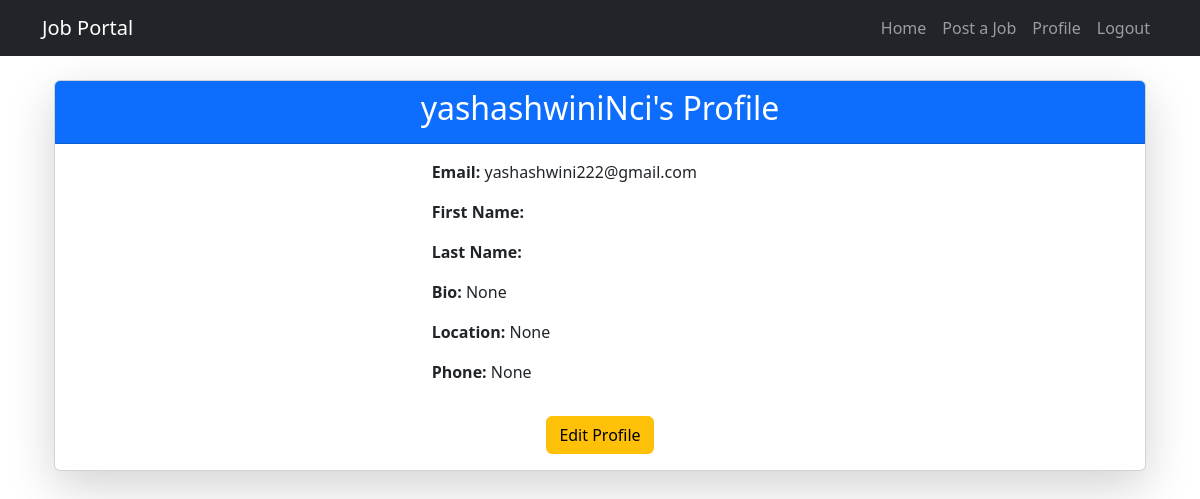
Before: /users/profile/ (signed in) with the older database file.
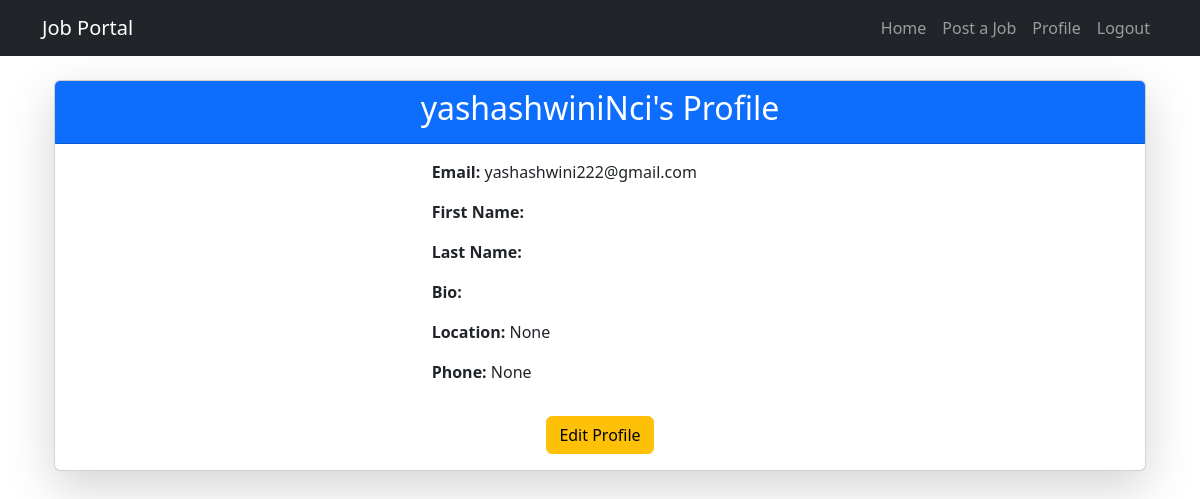
After: the same page with the newer database file.
### users/models.py (models this page shows, shortened)
class CustomUser(AbstractUser):
    is_employer = models.BooleanField(default=False)  # Distinguish employer & job seeker
    bio = models.TextField(blank=True, null=True)  # New field
    location = models.CharField(max_length=100, blank=True, null=True)  # New field
    phone = models.CharField(max_length=15, blank=True, null=True)  # New field

### users/views.py (the view)
# urls.py: path('profile/', profile, name='profile'),
@login_required
def profile(request):
    return render(request, 'users/profile.html', {'user': request.user})

### users/templates/users/profile.html (shortened to what this page needs)
{% extends 'base.html' %}
{% block content %}
<div class="container mt-4">
    <div class="card shadow-lg">
        <div class="card-header bg-primary text-white text-center">
            <h2>{{ user.username }}'s Profile</h2>
        </div>
        <div class="card-body">
            <div class="row">
                <div class="col-md-4 text-center">
                </div>
                <div class="col-md-8">
                    <p><strong>Email:</strong> {{ user.email }}</p>
                    <p><strong>First Name:</strong> {{ user.first_name }}</p>
                    <p><strong>Last Name:</strong> {{ user.last_name }}</p>
                    <p><strong>Bio:</strong> {{ user.bio }}</p>
                    <p><strong>Location:</strong> {{ user.location }}</p>
                    <p><strong>Phone:</strong> {{ user.phone }}</p>
                </div>
            </div>
            <div class="text-center mt-3">
                <a href="{% url 'users:edit_profile' %}" class="btn btn-warning">Edit Profile</a>
            </div>
        </div>
    </div>
</div>
{% endblock %}

### templates/base.html (shortened to what this page needs)
<!DOCTYPE html>
<html lang="en">
<head>
    <link rel="stylesheet" href="https://cdn.jsdelivr.net/npm/bootstrap@5.3.0/dist/css/bootstrap.min.css">
</head>
<body>
    <nav class="navbar navbar-expand-lg navbar-dark bg-dark">
        <div class="container">
            <a class="navbar-brand" href="{% url 'job_list' %}">Job Portal</a>
            <div class="collapse navbar-collapse" id="navbarNav">
                <ul class="navbar-nav ms-auto">
                    <li class="nav-item">
                        <a class="nav-link" href="{% url 'job_list' %}">Home</a>
                    </li>
                    {% if user.is_authenticated %}
                        {% if user.is_employer %}
                            <li class="nav-item">
                                <a class="nav-link btn btn-primary" href="{% url 'create_job' %}">Post a Job</a>
                            </li>
                        {% endif %}
                        <li class="nav-item">
                            <a class="nav-link" href="{% url 'users:profile' %}">Profile</a>
                        </li>
                        <li class="nav-item">
                            <a class="nav-link" href="{% url 'users:logout' %}">Logout</a>
                        </li>
                    {% endif %}
                </ul>
            </div>
        </div>
    </nav>
    <div class="container mt-4">
        {% block content %}
        {% endblock %}
    </div>
</body>
</html>

Changed rows visible on the page:
changed CustomUser "yashashwiniNci": bio "None" → (not shown)
